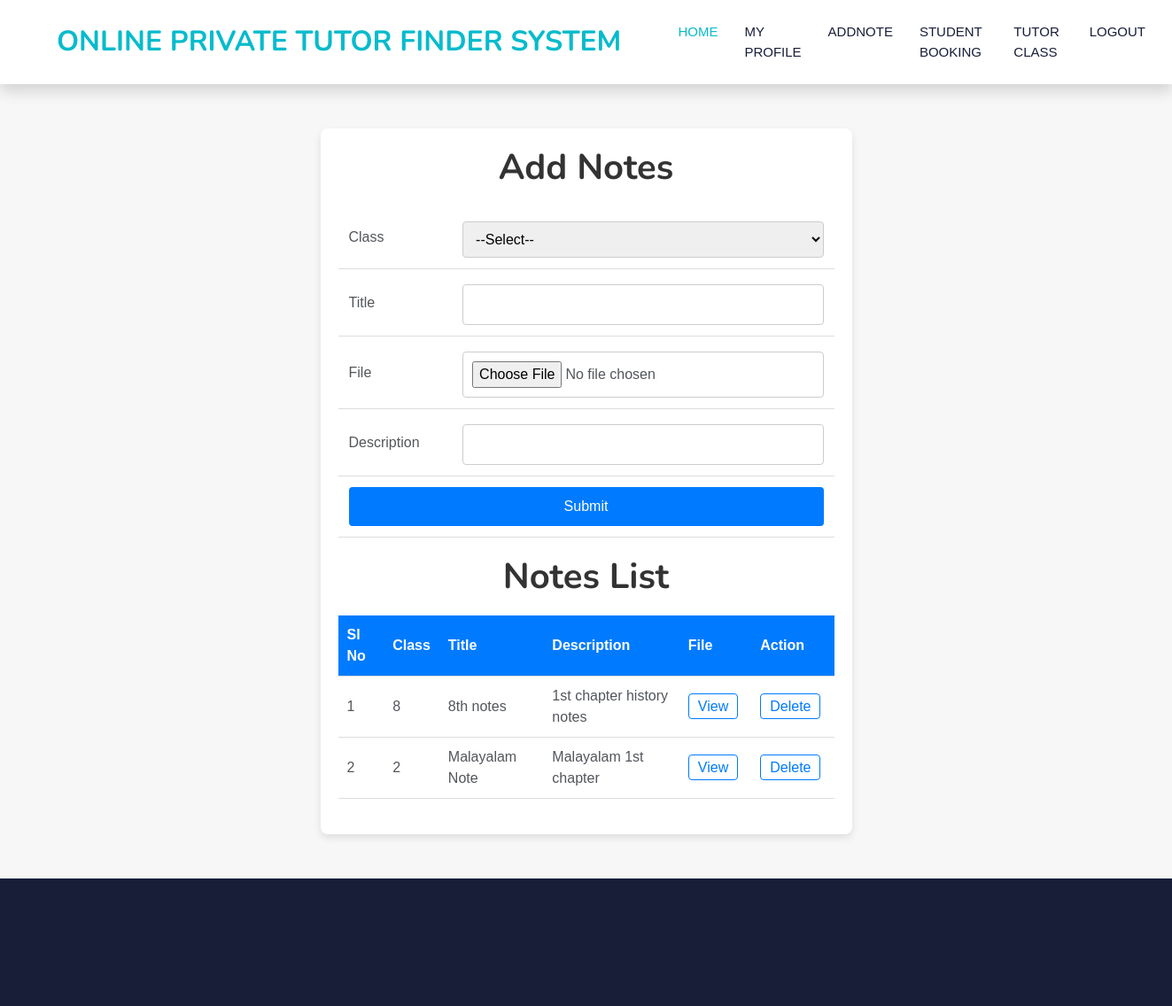
Page /Project/Tutor/Addnote.php (signed in) on the committed database.
### tables this page shows
CREATE TABLE `tbl_note` (
  `note_id` int(11) NOT NULL,
  `note_file` varchar(200) NOT NULL,
  `note_title` varchar(100) NOT NULL,
  `note_des` varchar(100) NOT NULL,
  `class_id` int(11) NOT NULL
);

CREATE TABLE `tbl_class` (
  `class_id` int(11) NOT NULL,
  `class_name` varchar(40) NOT NULL
);

### Project/Tutor/Addnote.php (the view, shortened to what this page needs)
<?php
include('../Assets/connection/connection.php');
include("Head.php");
		?>
<!DOCTYPE html>
<html lang="en">
<head>
</head>
<body>
<div class="form-container">
    <h1>Add Notes</h1>
    <form action="" method="post" enctype="multipart/form-data" name="form1" id="form1">
        <table>
            <tr>
                <td><label for="selclass">Class</label></td>
                <td>
                    <select name="selclass" id="selclass" required>
                        <option value="">--Select--</option>
                    </select>
                </td>
            </tr>
            <tr>
                <td><label for="txttitle">Title</label></td>
                <td><input type="text" name="txttitle" id="txttitle" required /></td>
            </tr>
            <tr>
                <td><label for="txtfile">File</label></td>
                <td><input type="file" name="txtfile" id="txtfile" required /></td>
            </tr>
            <tr>
                <td><label for="txtdescription">Description</label></td>
                <td><input type="text" name="txtdescription" id="txtdescription" required /></td>
            </tr>
            <tr>
                <td colspan="2" align="center"><input type="submit" name="btnsubmit" id="btnsubmit" value="Submit" /></td>
            </tr>
        </table>
    </form>
    <h1>Notes List</h1>
    <table class="list-table">
        <tr>
            <th>Sl No</th>
            <th>Class</th>
            <th>Title</th>
            <th>Description</th>
            <th>File</th>
            <th>Action</th>
        </tr>
        <?php
        $i = 0;
        $sel = "SELECT * FROM tbl_note n inner join tbl_class c on n.class_id=c.class_id";
        $row = $Conn->query($sel);
        while ($data = $row->fetch_assoc()) {
            $i++;
        ?>
        <tr>
            <td><?php echo $i ?></td>
            <td><?php echo $data['class_name'] ?></td>
            <td><?php echo $data['note_title'] ?></td>
            <td><?php echo $data['note_des'] ?></td>
            <td><a href="../Assets/File/Notes/<?php echo $data['note_file']; ?>" target="_blank">View</a></td>
            <td><a href="Addnote.php?id=<?php echo $data['note_id'] ?>">Delete</a></td>
        </tr>
        <?php } ?>
    </table>
</div>
</body>
</html>
<?php
include("Foot.php");
?>

### Project/Assets/Template/Main/css/style.css (style rules this page uses)
:root { --primary: #06BBCC; --light: #F0FBFC; --dark: #181d38; }

### Project/Tutor/Addnote.php (style rules this page uses)
body { font-family: Arial, sans-serif; background-color: #f7f7f7; margin: 0; padding: 0; }
.form-container { width: 100%; max-width: 600px; margin: 50px auto; background-color: #fff; padding: 20px; box-shadow: 0px 4px 8px rgba(0, 0, 0, 0.1); border-radius: 8px; }
h1 { text-align: center; margin-bottom: 20px; color: #333; }
table { width: 100%; border-collapse: collapse; margin-bottom: 20px; }
td { padding: 12px; border-bottom: 1px solid #ddd; }
input[type="text"], input[type="file"], select { width: 100%; padding: 10px; font-size: 16px; margin-top: 5px; border: 1px solid #ccc; border-radius: 4px; box-sizing: border-box; }
input[type="submit"] { background-color: #007bff; color: white; border: none; padding: 10px; border-radius: 4px; cursor: pointer; width: 100%; font-size: 16px; }
table.list-table { width: 100%; border-collapse: collapse; }
.list-table th, .list-table td { padding: 10px; border-bottom: 1px solid #ddd; text-align: left; }
.list-table th { background-color: #007bff; color: white; }
.list-table a { color: #007bff; text-decoration: none; padding: 5px 10px; border: 1px solid #007bff; border-radius: 4px; margin-right: 5px; }

### rows in the picture
tbl_note: class.class_name "8", note_title "8th notes", note_des "1st chapter history notes"
tbl_note: class.class_name "2", note_title "Malayalam Note", note_des "Malayalam 1st chapter"
